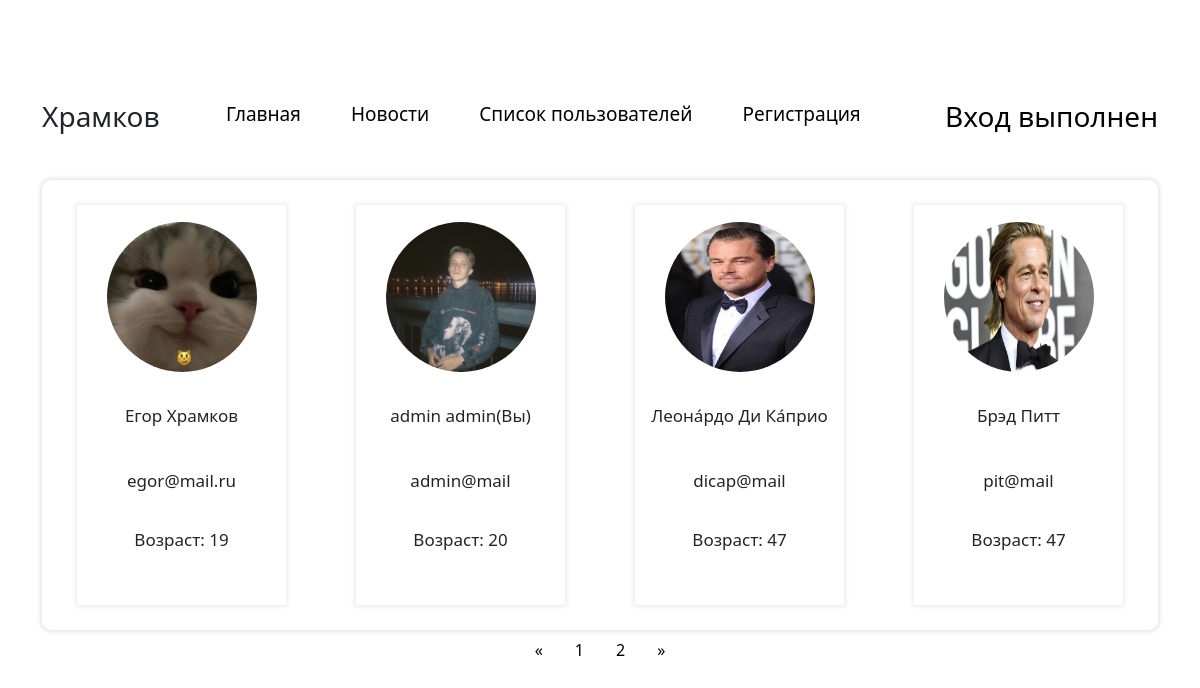
Screenshot of /users/?page=0 (signed in) with the database file from the repository.
### lab4.py (models this page shows)
class Users(dbalc.Model):
    id = dbalc.Column(dbalc.Integer, primary_key = True, autoincrement=True)
    name = dbalc.Column(dbalc.String(50), nullable = True)
    surname = dbalc.Column(dbalc.String(50), nullable=True)
    email = dbalc.Column(dbalc.String(50), unique = True)
    age = dbalc.Column(dbalc.Integer, nullable = True)
    work = dbalc.Column(dbalc.String(50), nullable = True)
    post = dbalc.Column(dbalc.String(50), nullable=True)
    password = dbalc.Column(dbalc.String(500), nullable = True)
    photo = dbalc.Column(dbalc.String(500), nullable=True)
    role = dbalc.Column(dbalc.String(50), nullable=True)

### lab4.py (the view)
@app.route('/users/')
def users():
    id_sess = ""
    if not request.args.get('page'):
        abort(404)
    curr_page = int(request.args.get('page'))
    pgcount = 1
    remainder = 0
    all_users = Users.query.all()
    pgcount = len(all_users) // 4 + 1
    if pgcount == 0:
        pgcount = 1
    if curr_page > pgcount:
        abort(404)
    if pgcount % 4 > 0:
        remainder = len(all_users) % 4
    class pgstore:
        value = pgcount
    match curr_page:
        case 0:
            a = all_users[:4]
        case pgstore.value:
            a = all_users[pgcount - 1:remainder]
        case _:
            a = all_users[curr_page * 4:curr_page * 4 + 4]
    try:
        id_sess = session['login']
    except:
        pass
    return render_template('users.html', users=a, curr_page=curr_page, pagecount=pgcount, id_sess=id_sess)

### templates/users.html (shortened to what this page needs)
{% extends 'main.html' %}
{% block body %}
            <div class="table-box">
                {% for user in users %}
                      <div class="for_users">
                        <img src="{{ url_for('static', filename = 'photos/'+user.photo) }}"/>
                        <a onclick="location.href='../account/?user={{user.email}}';"><h3>{{user.name}} {{user.surname}}{% if user.email|string() == id_sess %}(Вы){% endif %}</h3></a>
                        <p>{{user.email}}</p>
                        <p>Возраст: {{user.age}}</p>
                      </div>
              {% endfor %}
              </div>
    <div class="pagination">
        <a href="/users?page=0">&laquo;</a>
        {% for page in range(pagecount) %}
            <a href="/users?page={{ page }}">{{ page + 1 }}</a>
        {% endfor %}
        <a href="/users?page={{pagecount - 1}}">&raquo;</a>
    </div>
    {% endblock %}

### static/css/style.css (style rules this page uses)
body { background-color: #FFFFFF; }
.table-box { width: 100%; margin: 0 auto; height: 450px; background-color: white; box-shadow: 0px 0px 4px 2px rgba(0, 0, 0, 0.1); border-radius: 10px; display: flex; align-items: center; }
.for_users { margin: 0 35px; width: 250px; height: 400px; background-color: white; box-shadow: 0px 0px 4px 2px rgba(0, 0, 0, 0.07); display: flex; flex-direction: column; }
.for_users h3 { font-size: 17px; cursor: pointer; }
.for_users > * { margin: 17px auto; }
.for_users p { margin-right: auto; font-size: 17px; }
.for_users img { width: 150px; height: 150px; border-radius: 90px; background-size: cover; }
.pagination { display: inline-block; display: flex; justify-content: center; }
.pagination a { color: black; float: left; padding: 8px 16px; text-decoration: none; }
a { text-decoration: none; color: black; }

### rows the page displays
Users: photo (picture), name "Егор", surname "Храмков", email "egor@mail.ru", age "19"
Users: photo (picture), name "admin", surname "admin", shows "(Вы)", email "admin@mail", age "20"
Users: photo (picture), name "Леона́рдо", surname "Ди Ка́прио", email "dicap@mail", age "47"
Users: photo (picture), name "Брэд", surname "Питт", email "pit@mail", age "47"

### other values shown
{{ page + 1 }} "1" "2"
